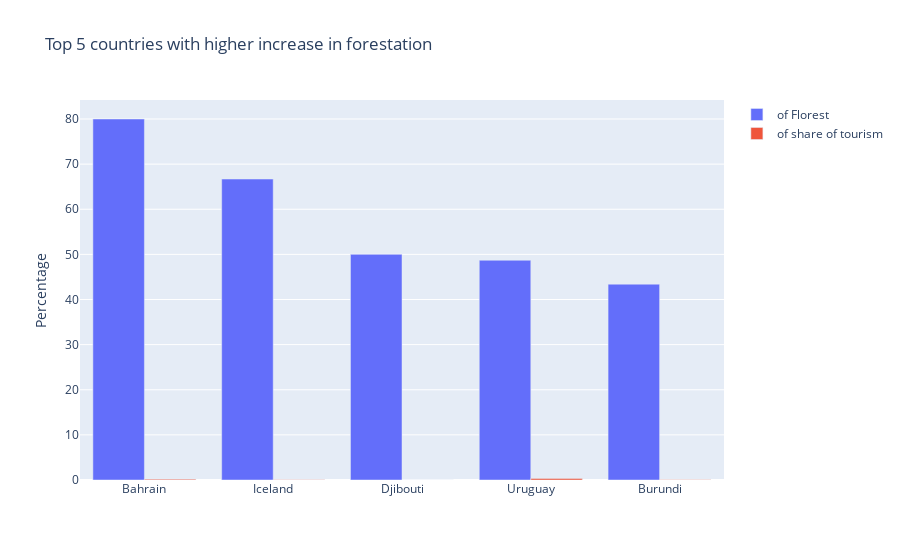

The notebook cell this image was saved under:
### Code cell
#creating double bar graph
fig  = go.Figure(
    data=[
        go.Bar(
            name="of Florest",
            x=df["country_name"],
            y=df["dp_delta"],
            offsetgroup=0,
        ),
        go.Bar(
            name="of share of tourism",
            x=df["country_name"],
            y=df["share_of_visit"],
            offsetgroup=1,
        ),
    ],
    layout=go.Layout(
        title="Top 5 countries with higher increase in forestation",
        yaxis_title="Percentage"
    )
)
fig.show()
fig.write_image("../figures/top5t.png")

### Figure 1 — Plotly figure (JSON) as saved in the notebook; plotly's stock layout.template omitted (floating-point values rounded to 4 significant figures)
{"data": [{"name": "of Florest", "offsetgroup": "0", "type": "bar", "x": ["Bahrain", "Iceland", "Djibouti", "Uruguay", "Burundi"], "y": [80, 66.7, 50, 48.7, 43.4]}, {"name": "of share of tourism", "offsetgroup": "1", "type": "bar", "x": ["Bahrain", "Iceland", "Djibouti", "Uruguay", "Burundi"], "y": [0.1913, 0.04891, 0.006314, 0.3488, 0.02996]}], "layout": {"title": {"text": "Top 5 countries with higher increase in forestation"}, "yaxis": {"title": {"text": "Percentage"}}}}
